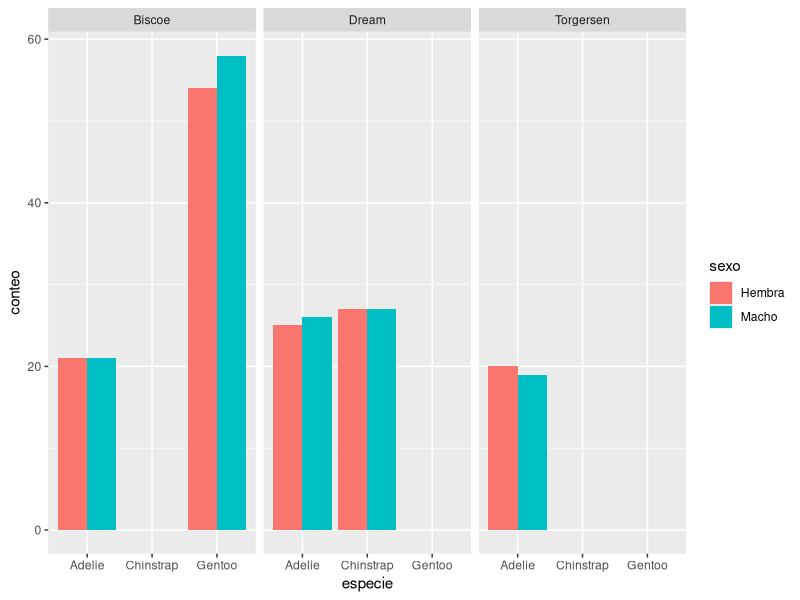
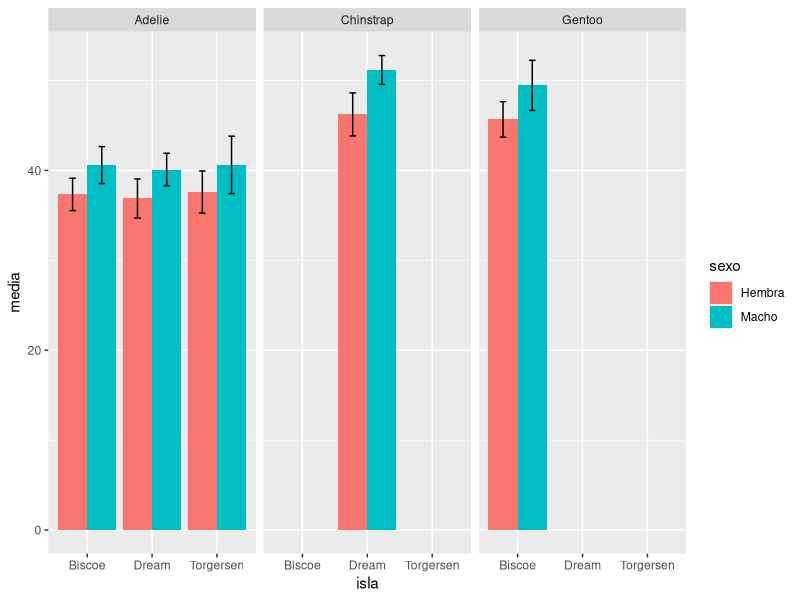
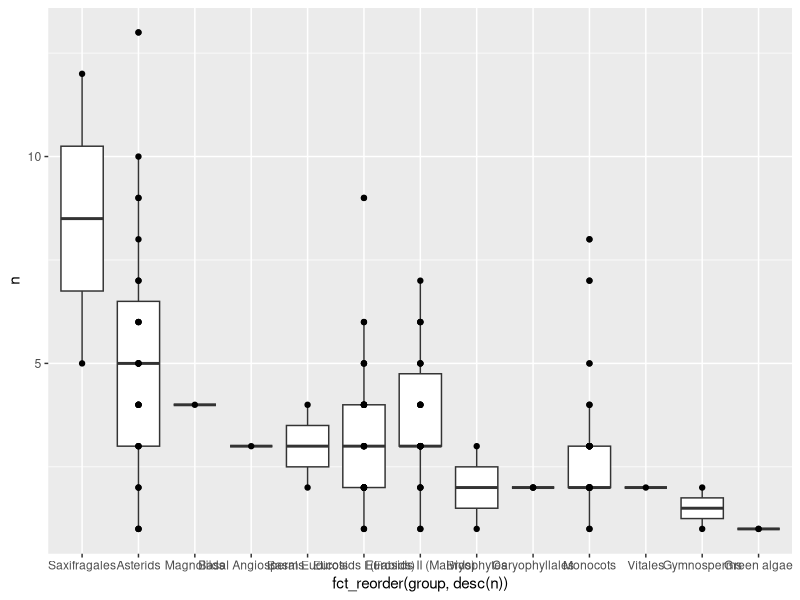
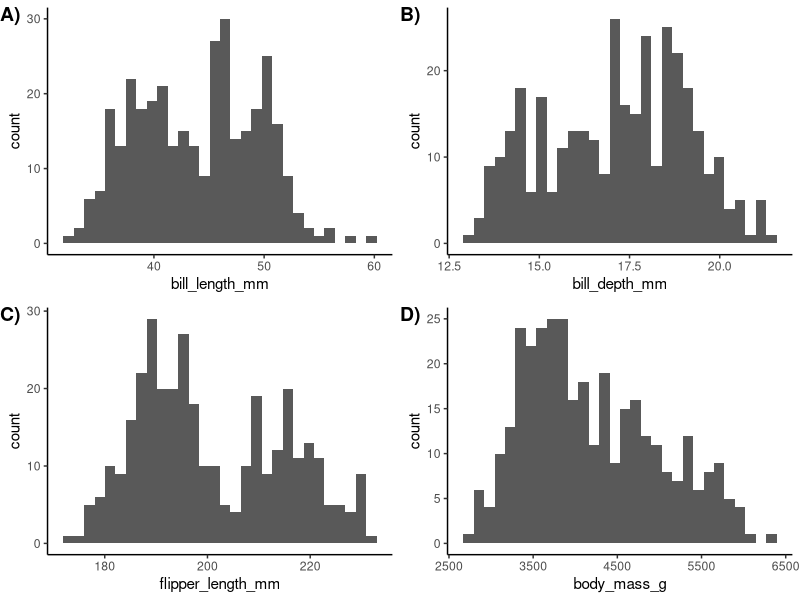

R code for these plots, in order:
# Sesión 4, 12 de noviembre, 2020

# Ctrl + Shift + F10 = Reiniciar sesión en R
# Ctrl + Shift + M = pipe ( %>% )
# Atl + - = <- 

# Cargar paquetes ---------------------------------------------------------

library(tidyverse)
library(palmerpenguins)

# Revisar datos -----------------------------------------------------------

# Revisar structura con str()
penguins_raw %>% 
  str(vec.len = 1, # mostrar solo el primer valor por vector
      give.attr = FALSE) # no mostrar los atributos

# Un resumen con summary()
summary(penguins_raw)

# Converitr todas las columnas con vectores tipo caracter como factor
# Podemos usar la función map_if del paquete purrr (programacion funcional)

pen_tbl <- map_if(penguins_raw, # Dataset
                  is.character, # Predicado (condición)
                  as.factor # Función (acción a realizar)
                  ) %>% 
  as_tibble() # Convertir a tibble
# Nota: El resultado de map siempre es una lista, por eso hay que convertir de nuevo a tibble.

# Revisar de nuevo con summary() y str()
summary(pen_tbl)
str(pen_tbl, vec.len = 1, give.attr = FALSE)

# Filtrar y seleccionar ---------------------------------------------------

# 1. Filtrar la variable "Clutch Completion"; dejar solo los "Yes."
# 2. Incluir únicamente las variables "especie", "pico_lon_mm", "pico_pro_mm",
#    "aleta_lon_mm", "peso_g", "sexo."
pen_tbl <- pen_tbl %>% 
  filter(`Clutch Completion` == "Yes", # Filtrar observaciones (filas)
         ) %>% 
  select( # Seleccionar variables (columnas)
    especie = Species, isla = Island,
    pico_lon_mm = `Culmen Length (mm)`,
    pico_pro_mm = `Culmen Depth (mm)`,
    aleta_lon_mm = `Flipper Length (mm)`,
    peso_g = `Body Mass (g)`,
    sexo = Sex, fecha = `Date Egg`,
    -Comments # podemos excluir columnas con negativos.
  )

# Tidyselect

# Subsetting

# df[vector (FILTRAR FILAS)  ,  vector (SELECCIONA COLUMNAS)  ]
# subset()

# Revisar de nuevo con summary() y str()
summary(pen_tbl)
str(pen_tbl, vec.len = 1, give.attr = FALSE)

# Modificar con mutate ----------------------------------------------------

pen_tbl <- pen_tbl %>% 
  mutate(
    fecha = factor(format(fecha, format = "%Y")), # Extraer año y convertir a factor
    especie = especie %>% 
      as.character() %>% # Convertir a caracter
      str_remove(" .*$") %>% # Eliminar todo desde el primer espacio (paquete stringr)
      factor(), # convertir nuevamente a factor
    sexo = case_when(sexo == "FEMALE" ~ "Hembra", 
                     sexo == "MALE" ~ "Macho") %>% 
      factor()
    )

# Revisar de nuevo con summary() y str()
summary(pen_tbl)
str(pen_tbl, vec.len = 1, give.attr = FALSE)

# Eliminar NAs con drop_na() -----------------------------------------------

pen_tbl <- drop_na(pen_tbl) # na.omit()

# Resúmenes agrupados con group_by, summarise, count ----------------------

# Conteos agrupados con group_by() %>% summarise() %>% ungroup()
pen_tbl %>% 
  group_by(isla, especie, sexo) %>% # Agrupar
  summarise( # resumir
    conteo = n()
  ) %>% 
  ungroup() # desagrupar

# Más corto (no requiere agrupar/desagrupar):
pen_count <- pen_tbl %>% 
  count(isla, especie, sexo, name = "conteo")

# Un gráfico de los conteos con geom_col
pen_count %>% 
  ggplot(aes(especie, conteo)) +
  geom_col(aes(fill = sexo), position = "dodge") +
  facet_wrap(~ isla)

# fill (barras apiladas, proporción), stack (barras apiladas)


# Algunas medidas de dispersión
pen_summary <- pen_tbl %>% 
  group_by(isla, especie, sexo) %>% # agrupar
  summarise( # resumir
    media = mean(pico_lon_mm, na.rm = TRUE), # estar pendientes de NAs
    mediana = median(pico_lon_mm, na.rm = TRUE),
    desv_std = sd(pico_lon_mm, na.rm = TRUE),
    N = n()
  ) %>% 
  ungroup() # desagrupar

# Un gráfico
pen_summary %>% 
  ggplot(aes(isla, media, fill = sexo)) + # fill debe ser indicado en ggplot()
  geom_col(position = "dodge") + #dodge
  geom_errorbar(aes(ymin = media - desv_std, 
                    ymax = media + desv_std),
                position = position_dodge(0.9), #dodge
                width = 0.2) +
  facet_wrap(~especie)


# Unir datasets con join --------------------------------------------------

# Importar datos
blast <- readxl::read_excel("datasets.xlsx", sheet = "BLAST")
plants <- readxl::read_excel("datasets.xlsx", sheet = "PLANTS2")

# Revisar datos con str()
str(blast, vec.len = 1)
str(plants, vec.len = 1)

# Necesitamos crear índices
blast_indexed <- blast %>% 
  mutate(
    index = str_extract(subject, "^....") %>% # estraer primeros 4 caracteres
      str_remove("_$") # eliminar "_" al final de la línea
  ) %>% 
  select(index, everything()) # everything(), función de tidyselect

blast_indexed

# En el caso de blast, si tiene duplicados mejor quitarlos
blast_indexed %>% 
  count(subject) %>%  # Contar las secuencias subjetc (resultado de blast)
  arrange(desc(n)) # Ordenar de mayor a menor por la columna n

# Remover duplicados con slice_max()
blast_indexed <- blast_indexed %>%
  group_by(subject) %>% # Agrupar por subject
  slice_max(identity) %>%  # Remover duplicados de acuerdo a identity; dejar mayor valor
  ungroup()

# Checamos de nuevo duplicados
blast_indexed %>% 
  count(subject) %>%  # Contar las secuencias subjetc (resultado de blast)
  arrange(desc(n)) # Ordenar de mayor a menor por la columna n

# unir con left_join
blast_plants <- left_join(blast_indexed, plants, by = c("index" = "sp"))

# Crear gráfico
blast_plants %>% 
  count(group, species) %>% 
  ggplot(aes(fct_reorder(group, desc(n)), n)) +
  geom_boxplot() +
  geom_point()


# programación funcional --------------------------------------------------

# Cómo definir una función
my_fun <- function(x, y = 2) {
  z = x * y
  z
}

# if statement
if ( FALSE ) { 
  "It's true."
  } else {
    "It's false"
}

# for loop
for ( i in 1:9) {
  print(i)
}




# Explorar diamonds
str(diamonds, vec.len = 1)


# Obtener varores únicos por cada variable

unique(diamonds) # No funciona como quisiéramos


### Opción 1: Contar valores únicos por cada variable
diamonds$carat %>% unique() %>% length()

### Opción 2: Crear un una función con un for loop

count_uniques <- function(x) {
  # 1. Crear un output vacío
  output <- vector("integer", length(x))
  
  # 2. Iterar con for loop
  for (item in seq_along(x)) {
    output[[item]] <- length(unique(x[[item]]))
    names(output)[[item]] <- names(x)[[item]]
  }
  
  # 3. Imprimir output en pantalla
  output
}

### Opción 3: Usar programación funcional

# sapply de apply
# Acepta funciones
sapply(diamonds, function(x) length(unique(x)))
sapply(diamonds, n_distinct)

# map_int de purrr
# Aceptar funcione en forma de fórmula
map_int(diamonds, ~length(unique(.x)))
map_int(diamonds, n_distinct)



## funciónes en purrr con condición

show_unique_values <- function(data) {
  output <- vector("list", length(data))
  for (i in seq_along(data)) {
    if(is.factor(data[[i]]) | is.character(data[[i]]) ) {
      output[[i]] <- as.character(unique(data[[i]]))
      names(output)[i] <- names(data[i])
    } else {
      output[[i]] <- NULL
    }
  }
  output[!is.na(names(output))]
}

diamonds %>% 
  keep(~is.factor(.x) | is.character(.x)) %>% 
  map(unique)



# tidyeval ----------------------------------------------------------------

# usar funciones de ggplot dentro de funciones personalizadas
plot_histogram <- function(data, x) {
  x_var <- enquo(x) # Encerrar en 'enquo()'
  ggplot(data, aes(!!x_var)) + # utilizar !! antes de usar la variable
    geom_histogram() +
    # labs(y = "Frequency", x = get_label(!!x_var)) +
    theme_classic()
}

p1 <- plot_histogram(penguins, bill_length_mm)
p2 <- plot_histogram(penguins, bill_depth_mm)
p3 <- plot_histogram(penguins, flipper_length_mm)
p4 <- plot_histogram(penguins, body_mass_g)

ggpubr::ggarrange(p1, p2, p3, p4,
                  labels = c("A)", "B)", "C)", "D)"),
                  hjust = 0)
